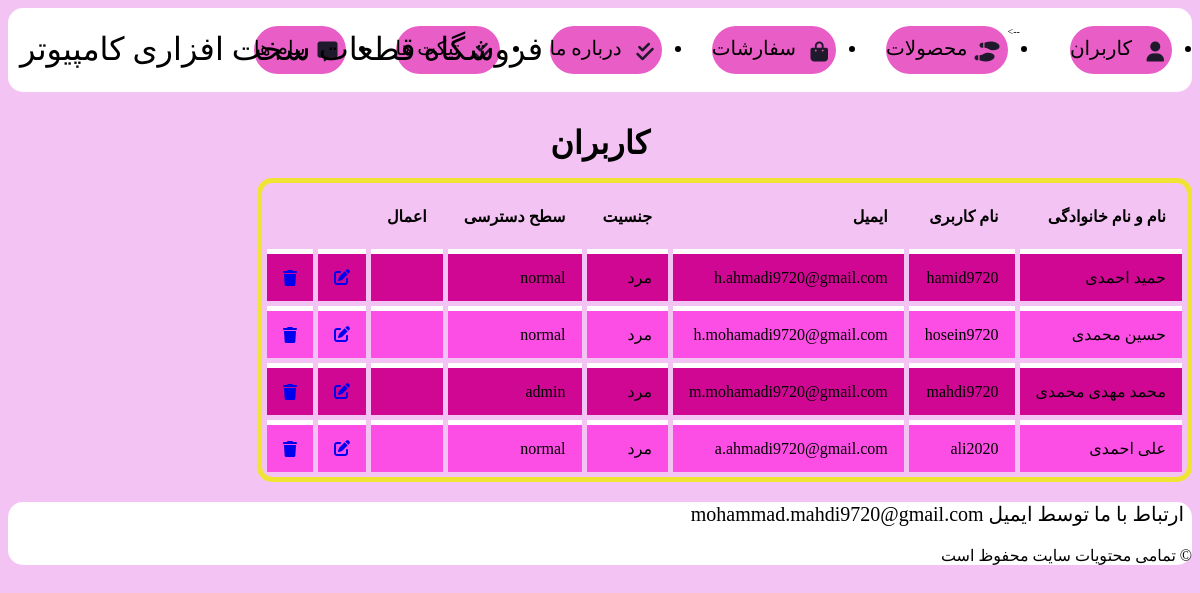
The page /show_user.php on the database its author committed.
### tables this page shows
CREATE TABLE IF NOT EXISTS `user` (
  `id` int(11) NOT NULL AUTO_INCREMENT,
  `fullname` varchar(255) NOT NULL,
  `username` varchar(255) NOT NULL,
  `password` varchar(255) NOT NULL,
  `email` varchar(25) NOT NULL,
  `gender` varchar(6) DEFAULT NULL,
  `role` varchar(15) NOT NULL DEFAULT 'normal',
  PRIMARY KEY (`id`)
);

### settings.php (called while the page is built)
<?php
    $dbHost = 'localhost';
    $dbUser = 'root';
    $dbPass = '';
    $dbName = 'computer';
?>

### lib/db.php (called while the page is built, shortened)
<?php
class DB {
    protected $connection;
	protected $query;
	public function __construct($dbhost = 'localhost', $dbuser = 'root', $dbpass = '', $dbname = '', $charset = 'utf8') {
		$this->connection = new mysqli($dbhost, $dbuser, $dbpass, $dbname);
		$this->connection->set_charset($charset);
	}
    public function query($query) {
		if ($this->query = $this->connection->prepare($query)) {
            $this->query->execute();
        } else {
            $this->error('Unable to prepare MySQL statement (check your syntax) - ' . $this->connection->error);
        }
		return $this;
    }
	public function fetchAll($callback = null) {
	    $params = array();
        $row = array();
	    $meta = $this->query->result_metadata();
	    while ($field = $meta->fetch_field()) {
	        $params[] = &$row[$field->name];
	    }
	    call_user_func_array(array($this->query, 'bind_result'), $params);
        $result = array();
        while ($this->query->fetch()) {
            $r = array();
            foreach ($row as $key => $val) {
                $r[$key] = $val;
            }
            if ($callback != null && is_callable($callback)) {
                $value = call_user_func($callback, $r);
                if ($value == 'break') break;
            } else {
                $result[] = $r;
            }
        }
		return $result;
	}
}
?>

### utils/security.php (called while the page is built, shortened)
<?php
class Authentication{
    static function check(){
        return isset( $_SESSION['uid'] );
    }
}
class Authorization{
    static function checkRole( $role ){
        if( ! Authentication :: check() )
        {
            return false;
        }
    }
}
?>

### view/template/user-row.php (the view)
<tr>
    <td><?php echo $user['fullname']; ?></td>
    <td><?php echo $user['username']; ?></td>
    <td><?php echo $user['email']; ?></td>
    <td><?php if($user['gender'] == 'male')   echo 'مرد';  else{echo 'زن';}   ?></td>
    <td><?php echo $user['role']; ?></td>
    <td> <a href="register.php" class = "as"> <i class="fa-thin fa-plus"></i></a> </td>
    <td> <a href="edit_user.php?id=<?php echo $user['id']; ?>" class = ""> <i class="fa-solid fa-edit"></i></a> </td>
    <td> <a href="delete_user.php?id=<?php echo $user['id']; ?>" class = ""> <i class="fa-solid fa-trash"></i></a> </td>
</tr>

### view/show_user.php (shortened to what this page needs)
<!DOCTYPE html>
<html lang="fa">
<head>
    <link href="assets/style.css" type="text/css" rel="stylesheet">
</head>
<body>
<header>
        <nav>
               <div class = "col">
                 <div class = "as">
                     <ul>
                         <li><i class="fa-solid fa-user"></i><a href="">کاربران</a></li>-->
                         <li ><i class="fa-solid fa-shoe-prints"></i><a href="">محصولات</a></li>
                         <li ><i class="fa-solid fa-bag-shopping"></i><a href="">سفارشات</a></li>
                         <li ><i class="fa-solid fa-check-double"></i><a href="">درباره ما</a></li>
                         <li ><i class="fa-solid fa-check-double"></i><a href="">تیکت ها</a></li>
                         <li ><i class="fa-solid fa-message"></i><a href="">پیام ها</a></li>
                     </ul>
                     <div class="logo">
                      <a href="#">فروشگاه قطعات سخت افزاری کامپیوتر    </a>
                 </div>
                 </div>
                </div>
                 </nav>
        </header>
    <h1>کاربران</h1>
    <table class = "datatable">
     <thead>
        <tr>
            <th>نام و نام خانوادگی</th>
            <th>نام کاربری</th>
            <th>ایمیل</th>
            <th>جنسیت</th>
            <th>سطح دسترسی</th>
            <th> اعمال </th>
        </tr>
    </thead>
    <tbody>
    <?php
        if( count( $users ) == 0 ){
            echo '<p>کاربری یافت نشد</p>';
        }
        else{
            foreach( $users as $user ){
                include 'template/user-row.php';
            }
        }
    ?>
    </tbody>
    </table>
    <footer class="footer">
    <div >
<p> ارتباط با ما توسط ایمیل mohammad.mahdi9720@gmail.com </p>
    &copy تمامی محتویات سایت محفوظ است
    </div>
</footer>
</body>
</html>

### assets/main.css (style rules this page uses)
:root { --direction : rtl ; --md-sys-color-background-light: rgb(243, 196, 243); --md-sys-color-primary-light: #bf27dd; --md-sys-color-on-primary-light: #ffffff; --md-sys-color-outline-light: #bb1010; --height: 50px; --padding: 0 24px; --rudios: calc( var(--height) / 3 ); --align : center; --fontsize : 15px; --fontfamily : 'Roboto' ; --fontfamilybody : 'B Titr'; --border-bottom-left-radius : 80px ; --border-bottom-right-radius : 80px ; --border-style : solid ; }
body { direction: var(--direction); background-color:var( --md-sys-color-background-light) ; font-family: var(--fontfamilybody); text-align: center; }

### assets/component/formComponents.css (style rules this page uses)
p { font-size: 30px; }

### assets/component/navigation.css (style rules this page uses)
nav { background-color: #ffffff; height: 5%; width:100%; border-radius: 15px; text-align: right; font-size: 10px; }
.logo { position: absolute; left : 20px; top : 30px; font-size: 32px; }
.as i { width: 24px; height: 24px; vertical-align: middle; padding-top: 8px; color: #1E192B; padding-right: 8px; margin-left: 8px; }
.as ul { padding-top: 8px; padding-right:20px; padding-left: 28px; padding-bottom: 8px; vertical-align: middle; display: inline-flex; }
.as li { border-radius:calc(56px / 2 ); vertical-align: middle; height: 56pxssss; background-color: #e95dc6; padding-bottom: 8px; margin-left: 50px; list-style-type: disc; padding-top: 8px; font-size: 20px; align-items: center; }
.as a { text-decoration: none; color: #000000 ; }

### assets/component/footer.css (style rules this page uses)
.footer { background-color: #ffffff; height: 100%; width:100%; border-radius: 15px; text-align: right; }
.footer p { font-size: 20px; margin-right: 8px; }

### assets/component/card.css (style rules this page uses)
body { direction: rtl; font-family: Arial, Helvetica, sans-serif; }

### assets/component/datatables.css (style rules this page uses)
.datatable { border: 5px solid rgb(240, 227, 52); border-radius: 15px; border-spacing: 5px; overflow: hidden; }
.datatable thead { height: 56px; }
.datatable tbody tr { height: 52px; }
.datatable tbody tr:nth-child(odd) { background-color: #cf0793; }
.datatable tbody tr:nth-child(even) { background-color: rgb(252, 78, 228); }
.datatable td { border-top: 5px solid rgb(255, 255, 255); }
.datatable td , .datatable th { padding: 0px 16px; text-align: right; }
.datatable td:last-child * { margin-top: 4px ; margin-bottom: 4px; }

### assets/component/typography.css (style rules this page uses)
:root { --base-font-size:12px; font-size: calc(var(--base-font-size)+0.9vw); }
h1,h2,h3,h4,h5,h6 { margin-top: 32px; margin-bottom: 16px; }

### rows shown on the page
user: fullname "حمید احمدی", username "hamid9720", email "h.ahmadi9720@gmail.com", gender "مرد", role "normal"
user: fullname "حسین محمدی", username "hosein9720", email "h.mohamadi9720@gmail.com", gender "مرد", role "normal"
user: fullname "محمد مهدی محمدی", username "mahdi9720", email "m.mohamadi9720@gmail.com", gender "مرد", role "admin"
user: fullname "علی احمدی", username "ali2020", email "a.ahmadi9720@gmail.com", gender "مرد", role "normal"
